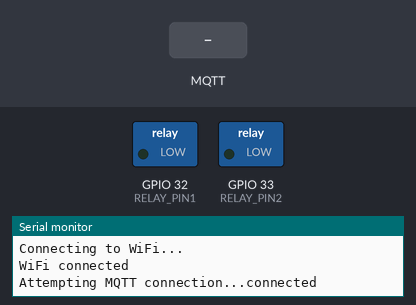
The sketch below on a simulated ESP32. On the bench: switched loads named in the sketch (green lamp = pin HIGH), the last lines printed to the serial monitor. The test bench sets the inputs (shaded band). WiFi joins after 1.5 s; servers stay silent unless stated; no MQTT or app messages arrive unless stated.

Above: at 3.2 s.
3.3 s: MQTT message "ON1" arrives on the first subscribed topic
At 4.4 s:
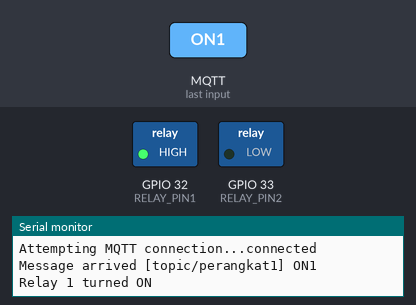
4.8 s: MQTT message "ON3" arrives on the second subscribed topic
At 5.6 s:
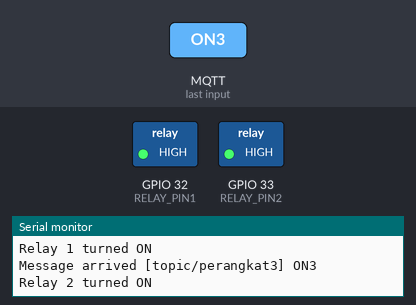
6.3 s: MQTT message "OFF1" arrives on the first subscribed topic
At 6.7 s:
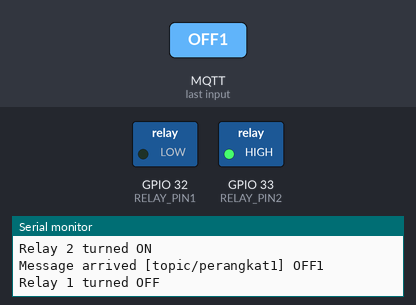
7.8 s: MQTT message "OFF3" arrives on the second subscribed topic
At 9.0 s:
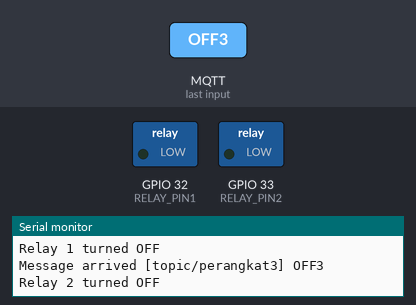
9.3 s: MQTT message "ON4" arrives on the second subscribed topic
At 10.2 s:
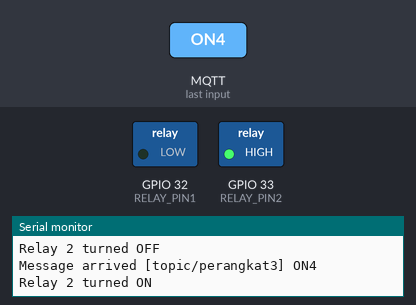
Timing chart, 0 to 11.8 s (numbered marks = the images above; inputs shaded):
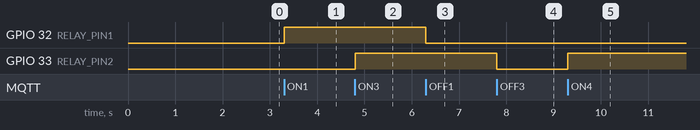

The sketch:

relay_1.ino
```cpp
#include <WiFi.h>
#include <PubSubClient.h>

#define RELAY_PIN1 32
#define RELAY_PIN2 33

// WiFi Configuration
const char* ssid = "Flow";
const char* password = "jensss889";

// MQTT Configuration
const char* mqtt_server = "192.168.80.105";
const char* mqtt_username = "";
const char* mqtt_password = "";
const char* mqtt_topic1 = "topic/perangkat1";
const char* mqtt_topic3 = "topic/perangkat3";

WiFiClient espClient;
PubSubClient client(espClient);

void setup() {
  // Start Serial
  Serial.begin(9600);
  while (!Serial);

  pinMode(RELAY_PIN1, OUTPUT);
  pinMode(RELAY_PIN2, OUTPUT);
  digitalWrite(RELAY_PIN1, LOW);  // Ensure relays are off initially
  digitalWrite(RELAY_PIN2, LOW);

  // Connect to WiFi
  WiFi.begin(ssid, password);
  while (WiFi.status() != WL_CONNECTED) {
    delay(1000);
    Serial.println("Connecting to WiFi...");
  }
  Serial.println("WiFi connected");

  // Connect to MQTT Broker
  client.setServer(mqtt_server, 1883);
  client.setCallback(callback);

  reconnect();  // Initial MQTT connection
}

void loop() {
  // Check WiFi and MQTT connection
  if (!client.connected()) {
    reconnect();
  }
  client.loop();
}

// Function to reconnect to the MQTT broker
void reconnect() {
  while (!client.connected()) {
    Serial.print("Attempting MQTT connection...");
    if (client.connect("ArduinoClient", mqtt_username, mqtt_password)) {
      Serial.println("connected");
      client.subscribe(mqtt_topic1);
      client.subscribe(mqtt_topic3);
    } else {
      Serial.print("failed, rc=");
      Serial.print(client.state());
      Serial.println(" try again in 5 seconds");
      delay(5000);
    }
  }
}

// Function to handle incoming messages
void callback(char* topic, byte* payload, unsigned int length) {
  Serial.print("Message arrived [");
  Serial.print(topic);
  Serial.print("] ");

  // Convert payload to string
  String data = "";
  for (unsigned int i = 0; i < length; i++) {
    data += (char)payload[i];
  }
  Serial.println(data);

  if (String(topic) == mqtt_topic1) {
    if (data == "ON1") {
      Serial.println("Relay 1 turned ON");
      digitalWrite(RELAY_PIN1, HIGH);
    } else if (data == "OFF1") {
      Serial.println("Relay 1 turned OFF");
      digitalWrite(RELAY_PIN1, LOW);
    }
  } else if (String(topic) == mqtt_topic3) {
    if (data == "ON3") {
      Serial.println("Relay 2 turned ON");
      digitalWrite(RELAY_PIN2, HIGH);
    } else if (data == "OFF3") {
      Serial.println("Relay 2 turned OFF");
      digitalWrite(RELAY_PIN2, LOW);
    } else if (data == "ON4") {
      Serial.println("Relay 2 turned ON");
      digitalWrite(RELAY_PIN2, HIGH);
    } else if (data == "OFF4") {
      Serial.println("Relay 2 turned OFF");
      digitalWrite(RELAY_PIN2, LOW);
    } else {
      Serial.println("Unknown command");
    }
  }
}
```

Measured:
- after the input at 3.3 s, GPIO 32 (RELAY_PIN1): LOW → HIGH at once
- after the input at 4.8 s, GPIO 33 (RELAY_PIN2): LOW → HIGH at once
- after the input at 6.3 s, GPIO 32 (RELAY_PIN1): HIGH → LOW at once
- after the input at 7.8 s, GPIO 33 (RELAY_PIN2): HIGH → LOW at once
- after the input at 9.3 s, GPIO 33 (RELAY_PIN2): LOW → HIGH at once
